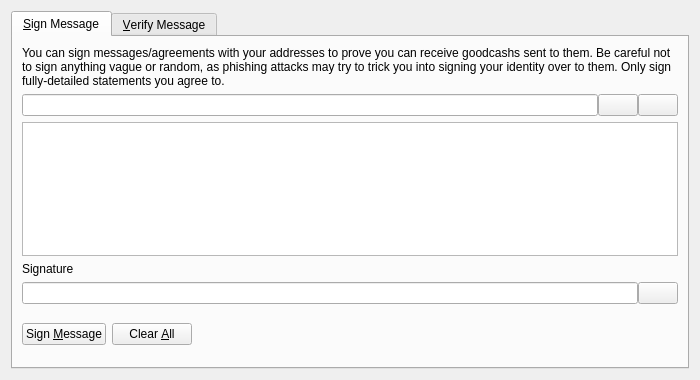
<?xml version="1.0" encoding="UTF-8"?>
<ui version="4.0">
 <class>SignVerifyMessageDialog</class>
 <widget class="QDialog" name="SignVerifyMessageDialog">
  <property name="geometry">
   <rect>
    <x>0</x>
    <y>0</y>
    <width>700</width>
    <height>380</height>
   </rect>
  </property>
  <property name="windowTitle">
   <string>Signatures - Sign / Verify a Message</string>
  </property>
  <property name="modal">
   <bool>true</bool>
  </property>
  <layout class="QVBoxLayout" name="verticalLayout">
   <item>
    <widget class="QTabWidget" name="tabWidget">
     <property name="currentIndex">
      <number>0</number>
     </property>
     <widget class="QWidget" name="tabSignMessage">
      <attribute name="title">
       <string>&amp;Sign Message</string>
      </attribute>
      <layout class="QVBoxLayout" name="verticalLayout_SM">
       <item>
        <widget class="QLabel" name="infoLabel_SM">
         <property name="text">
          <string>You can sign messages/agreements with your addresses to prove you can receive goodcashs sent to them. Be careful not to sign anything vague or random, as phishing attacks may try to trick you into signing your identity over to them. Only sign fully-detailed statements you agree to.</string>
         </property>
         <property name="textFormat">
          <enum>Qt::PlainText</enum>
         </property>
         <property name="wordWrap">
          <bool>true</bool>
         </property>
        </widget>
       </item>
       <item>
        <layout class="QHBoxLayout" name="horizontalLayout_1_SM">
         <property name="spacing">
          <number>0</number>
         </property>
         <item>
          <widget class="QValidatedLineEdit" name="addressIn_SM">
           <property name="toolTip">
            <string>The Goodcash address to sign the message with</string>
           </property>
          </widget>
         </item>
         <item>
          <widget class="QPushButton" name="addressBookButton_SM">
           <property name="toolTip">
            <string>Choose previously used address</string>
           </property>
           <property name="text">
            <string/>
           </property>
           <property name="icon">
            <iconset resource="../bitcoin.qrc">
             <normaloff>:/icons/address-book</normaloff>:/icons/address-book</iconset>
           </property>
           <property name="shortcut">
            <string>Alt+A</string>
           </property>
           <property name="autoDefault">
            <bool>false</bool>
           </property>
          </widget>
         </item>
         <item>
          <widget class="QPushButton" name="pasteButton_SM">
           <property name="toolTip">
            <string>Paste address from clipboard</string>
           </property>
           <property name="text">
            <string/>
           </property>
           <property name="icon">
            <iconset resource="../bitcoin.qrc">
             <normaloff>:/icons/editpaste</normaloff>:/icons/editpaste</iconset>
           </property>
           <property name="shortcut">
            <string>Alt+P</string>
           </property>
           <property name="autoDefault">
            <bool>false</bool>
           </property>
          </widget>
         </item>
        </layout>
       </item>
       <item>
        <widget class="QPlainTextEdit" name="messageIn_SM">
         <property name="toolTip">
          <string>Enter the message you want to sign here</string>
         </property>
        </widget>
       </item>
       <item>
        <widget class="QLabel" name="signatureLabel_SM">
         <property name="text">
          <string>Signature</string>
         </property>
         <property name="textFormat">
          <enum>Qt::PlainText</enum>
         </property>
        </widget>
       </item>
       <item>
        <layout class="QHBoxLayout" name="horizontalLayout_2_SM">
         <property name="spacing">
          <number>0</number>
         </property>
         <item>
          <widget class="QLineEdit" name="signatureOut_SM">
           <property name="font">
            <font>
             <italic>true</italic>
            </font>
           </property>
           <property name="readOnly">
            <bool>true</bool>
           </property>
          </widget>
         </item>
         <item>
          <widget class="QPushButton" name="copySignatureButton_SM">
           <property name="toolTip">
            <string>Copy the current signature to the system clipboard</string>
           </property>
           <property name="text">
            <string/>
           </property>
           <property name="icon">
            <iconset resource="../bitcoin.qrc">
             <normaloff>:/icons/editcopy</normaloff>:/icons/editcopy</iconset>
           </property>
           <property name="autoDefault">
            <bool>false</bool>
           </property>
          </widget>
         </item>
        </layout>
       </item>
       <item>
        <layout class="QHBoxLayout" name="horizontalLayout_3_SM">
         <item>
          <widget class="QPushButton" name="signMessageButton_SM">
           <property name="toolTip">
            <string>Sign the message to prove you own this Goodcash address</string>
           </property>
           <property name="text">
            <string>Sign &amp;Message</string>
           </property>
           <property name="icon">
            <iconset resource="../bitcoin.qrc">
             <normaloff>:/icons/edit</normaloff>:/icons/edit</iconset>
           </property>
           <property name="autoDefault">
            <bool>false</bool>
           </property>
          </widget>
         </item>
         <item>
          <widget class="QPushButton" name="clearButton_SM">
           <property name="toolTip">
            <string>Reset all sign message fields</string>
           </property>
           <property name="text">
            <string>Clear &amp;All</string>
           </property>
           <property name="icon">
            <iconset resource="../bitcoin.qrc">
             <normaloff>:/icons/remove</normaloff>:/icons/remove</iconset>
           </property>
           <property name="autoDefault">
            <bool>false</bool>
           </property>
          </widget>
         </item>
         <item>
          <spacer name="horizontalSpacer_1_SM">
           <property name="orientation">
            <enum>Qt::Horizontal</enum>
           </property>
           <property name="sizeHint" stdset="0">
            <size>
             <width>40</width>
             <height>48</height>
            </size>
           </property>
          </spacer>
         </item>
         <item>
          <widget class="QLabel" name="statusLabel_SM">
           <property name="font">
            <font>
             <weight>75</weight>
             <bold>true</bold>
            </font>
           </property>
           <property name="text">
            <string/>
           </property>
           <property name="wordWrap">
            <bool>true</bool>
           </property>
          </widget>
         </item>
         <item>
          <spacer name="horizontalSpacer_2_SM">
           <property name="orientation">
            <enum>Qt::Horizontal</enum>
           </property>
           <property name="sizeHint" stdset="0">
            <size>
             <width>40</width>
             <height>48</height>
            </size>
           </property>
          </spacer>
         </item>
        </layout>
       </item>
      </layout>
     </widget>
     <widget class="QWidget" name="tabVerifyMessage">
      <attribute name="title">
       <string>&amp;Verify Message</string>
      </attribute>
      <layout class="QVBoxLayout" name="verticalLayout_VM">
       <item>
        <widget class="QLabel" name="infoLabel_VM">
         <property name="text">
          <string>Enter the receiver's address, message (ensure you copy line breaks, spaces, tabs, etc. exactly) and signature below to verify the message. Be careful not to read more into the signature than what is in the signed message itself, to avoid being tricked by a man-in-the-middle attack. Note that this only proves the signing party receives with the address, it cannot prove sendership of any transaction!</string>
         </property>
         <property name="textFormat">
          <enum>Qt::PlainText</enum>
         </property>
         <property name="alignment">
          <set>Qt::AlignLeading|Qt::AlignLeft|Qt::AlignTop</set>
         </property>
         <property name="wordWrap">
          <bool>true</bool>
         </property>
        </widget>
       </item>
       <item>
        <layout class="QHBoxLayout" name="horizontalLayout_1_VM">
         <property name="spacing">
          <number>0</number>
         </property>
         <item>
          <widget class="QValidatedLineEdit" name="addressIn_VM">
           <property name="toolTip">
            <string>The Goodcash address the message was signed with</string>
           </property>
          </widget>
         </item>
         <item>
          <widget class="QPushButton" name="addressBookButton_VM">
           <property name="toolTip">
            <string>Choose previously used address</string>
           </property>
           <property name="text">
            <string/>
           </property>
           <property name="icon">
            <iconset resource="../bitcoin.qrc">
             <normaloff>:/icons/address-book</normaloff>:/icons/address-book</iconset>
           </property>
           <property name="shortcut">
            <string>Alt+A</string>
           </property>
           <property name="autoDefault">
            <bool>false</bool>
           </property>
          </widget>
         </item>
        </layout>
       </item>
       <item>
        <widget class="QPlainTextEdit" name="messageIn_VM"/>
       </item>
       <item>
        <widget class="QValidatedLineEdit" name="signatureIn_VM"/>
       </item>
       <item>
        <layout class="QHBoxLayout" name="horizontalLayout_2_VM">
         <item>
          <widget class="QPushButton" name="verifyMessageButton_VM">
           <property name="toolTip">
            <string>Verify the message to ensure it was signed with the specified Goodcash address</string>
           </property>
           <property name="text">
            <string>Verify &amp;Message</string>
           </property>
           <property name="icon">
            <iconset resource="../bitcoin.qrc">
             <normaloff>:/icons/transaction_0</normaloff>:/icons/transaction_0</iconset>
           </property>
           <property name="autoDefault">
            <bool>false</bool>
           </property>
          </widget>
         </item>
         <item>
          <widget class="QPushButton" name="clearButton_VM">
           <property name="toolTip">
            <string>Reset all verify message fields</string>
           </property>
           <property name="text">
            <string>Clear &amp;All</string>
           </property>
           <property name="icon">
            <iconset resource="../bitcoin.qrc">
             <normaloff>:/icons/remove</normaloff>:/icons/remove</iconset>
           </property>
           <property name="autoDefault">
            <bool>false</bool>
           </property>
          </widget>
         </item>
         <item>
          <spacer name="horizontalSpacer_1_VM">
           <property name="orientation">
            <enum>Qt::Horizontal</enum>
           </property>
           <property name="sizeHint" stdset="0">
            <size>
             <width>40</width>
             <height>48</height>
            </size>
           </property>
          </spacer>
         </item>
         <item>
          <widget class="QLabel" name="statusLabel_VM">
           <property name="font">
            <font>
             <weight>75</weight>
             <bold>true</bold>
            </font>
           </property>
           <property name="text">
            <string/>
           </property>
           <property name="wordWrap">
            <bool>true</bool>
           </property>
          </widget>
         </item>
         <item>
          <spacer name="horizontalSpacer_2_VM">
           <property name="orientation">
            <enum>Qt::Horizontal</enum>
           </property>
           <property name="sizeHint" stdset="0">
            <size>
             <width>40</width>
             <height>48</height>
            </size>
           </property>
          </spacer>
         </item>
        </layout>
       </item>
      </layout>
     </widget>
    </widget>
   </item>
  </layout>
 </widget>
 <customwidgets>
  <customwidget>
   <class>QValidatedLineEdit</class>
   <extends>QLineEdit</extends>
   <header>qt/qvalidatedlineedit.h</header>
  </customwidget>
 </customwidgets>
 <resources>
  <include location="../bitcoin.qrc"/>
 </resources>
 <connections/>
</ui>
